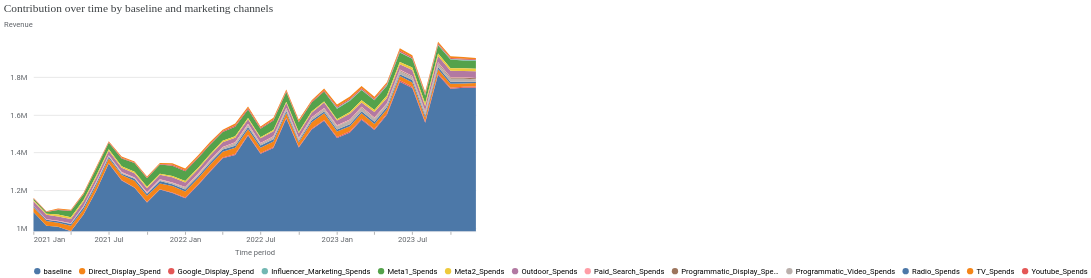
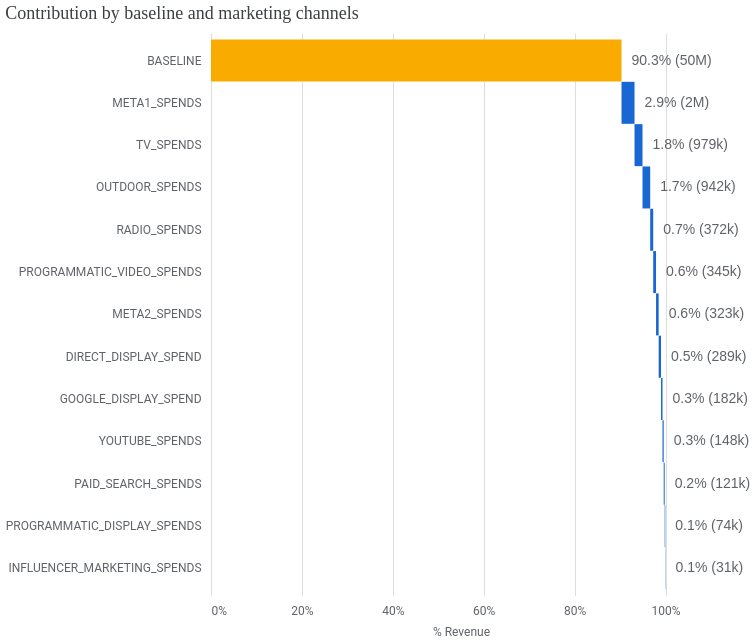

The notebook cell these images were saved under, in order:
### Code cell
# --- Contribution Over Time ---
if MERIDIAN_AVAILABLE:
    try:
        from meridian.analysis import visualizer

        media_summary = visualizer.MediaSummary(mmm)
        chart = media_summary.plot_channel_contribution_area_chart()
        chart.display()

        print("\n=== Contribution Waterfall ===")
        waterfall = media_summary.plot_contribution_waterfall_chart()
        waterfall.display()
    except Exception as e:
        print(f"Contribution error: {e}")
        import traceback; traceback.print_exc()
else:
    print("Contribution analysis requires a fitted model.")

### Figure 1 — Vega-Lite specification as saved in the notebook (floating-point values rounded to 4 significant figures; data arrays with more than 128 entries replaced by an {"elided": "..."} marker saying what was removed)
{"config": {"view": {"continuousWidth": 300, "continuousHeight": 300, "strokeOpacity": 0}, "axis": {"labelColor": "#5F6368", "labelFont": "Roboto", "labelFontSize": 12, "titleColor": "#5F6368", "titleFont": "Roboto", "titleFontSize": 12, "titleFontWeight": "normal", "titlePadding": 10}}, "data": {"name": "data-c88ed4ef3345571c28fa37b2c251473c"}, "mark": {"type": "area"}, "encoding": {"color": {"field": "channel", "legend": {"labelFont": "Roboto", "labelFontSize": 12, "orient": "bottom", "title": null}, "scale": {"domain": ["baseline", "Direct_Display_Spend", "Google_Display_Spend", "Influencer_Marketing_Spends", "Meta1_Spends", "Meta2_Spends", "Outdoor_Spends", "Paid_Search_Spends", "Programmatic_Display_Spends", "Programmatic_Video_Spends", "Radio_Spends", "TV_Spends", "Youtube_Spends"]}, "sort": ["baseline", "Direct_Display_Spend", "Google_Display_Spend", "Influencer_Marketing_Spends", "Meta1_Spends", "Meta2_Spends", "Outdoor_Spends", "Paid_Search_Spends", "Programmatic_Display_Spends", "Programmatic_Video_Spends", "Radio_Spends", "TV_Spends", "Youtube_Spends"], "type": "nominal"}, "order": {"field": "sort_channel", "sort": "descending", "type": "nominal"}, "tooltip": [{"field": "time", "format": "%Y-%m-%d", "type": "temporal"}, {"field": "channel", "type": "nominal"}, {"field": "incremental_outcome", "format": ",.2f", "type": "quantitative"}], "x": {"axis": {"domainColor": "#DADCE0", "format": "%Y %b", "grid": false, "tickCount": 8}, "field": "time", "title": "Time period", "type": "temporal"}, "y": {"axis": {"domain": false, "labelExpr": "replace(format(datum.value, '.3~s'), 'G', 'B')", "labelPadding": 10, "tickCount": 5, "ticks": false, "titleAlign": "left", "titleAngle": 0, "titleY": -20}, "field": "incremental_outcome", "scale": {"clamp": true, "domainMin": 981600.0}, "title": "Revenue", "type": "quantitative"}}, "title": {"text": "Contribution over time by baseline and marketing channels", "anchor": "start", "color": "#3C4043", "font": "Google Sans Display", "fontSize": 18, "fontWeight": "normal", "offset": 10}, "transform": [{"calculate": "indexof(['Direct_Display_Spend', 'Google_Display_Spend', 'Influencer_Marketing_Spends', 'Meta1_Spends', 'Meta2_Spends', 'Outdoor_Spends', 'Paid_Search_Spends', 'Programmatic_Display_Spends', 'Programmatic_Video_Spends', 'Radio_Spends', 'TV_Spends', 'Youtube_Spends', 'baseline'], datum.channel)", "as": "sort_channel"}], "width": 700, "$schema": "https://vega.github.io/schema/vega-lite/v6.1.0.json", "datasets": {"data-c88ed4ef3345571c28fa37b2c251473c": {"elided": "468 records"}}}

### Figure 2 — Vega-Lite specification as saved in the notebook (floating-point values rounded to 4 significant figures)
{"config": {"view": {"continuousWidth": 300, "continuousHeight": 300, "strokeOpacity": 0}, "axis": {"labelColor": "#5F6368", "labelFont": "Roboto", "labelFontSize": 12, "titleColor": "#5F6368", "titleFont": "Roboto", "titleFontSize": 12, "titleFontWeight": "normal", "titlePadding": 10}}, "layer": [{"mark": {"type": "bar", "size": 42}, "encoding": {"color": {"condition": {"test": "(datum.channel === 'BASELINE')", "value": "#F9AB00"}, "value": "#1967D2"}, "x": {"axis": {"domain": false, "format": "%", "labelPadding": 10, "tickCount": 5, "ticks": false}, "field": "prev_sum", "title": "% Revenue", "type": "quantitative"}, "x2": {"field": "sum_outcome"}, "y": {"axis": {"domain": false, "labelLimit": 0, "labelPadding": 10, "ticks": false}, "field": "channel", "scale": {"paddingOuter": 0.2}, "sort": null, "title": null, "type": "nominal"}}, "transform": [{"window": [{"op": "sum", "field": "pct_of_contribution", "as": "sum_outcome"}, {"op": "lead", "field": "channel", "as": "kwargs"}]}, {"calculate": "datum.sum_outcome - datum.pct_of_contribution", "as": "prev_sum"}, {"calculate": "datum.incremental_outcome < 0 ? datum.prev_sum : datum.sum_outcome", "as": "text_x"}]}, {"mark": {"type": "text", "align": "left", "color": "#5F6368", "dx": 10, "fontSize": 14}, "encoding": {"text": {"field": "outcome_text", "type": "nominal"}, "x": {"field": "text_x", "type": "quantitative"}, "y": {"axis": {"domain": false, "labelLimit": 0, "labelPadding": 10, "ticks": false}, "field": "channel", "scale": {"paddingOuter": 0.2}, "sort": null, "title": null, "type": "nominal"}}, "transform": [{"window": [{"op": "sum", "field": "pct_of_contribution", "as": "sum_outcome"}, {"op": "lead", "field": "channel", "as": "kwargs"}]}, {"calculate": "datum.sum_outcome - datum.pct_of_contribution", "as": "prev_sum"}, {"calculate": "datum.incremental_outcome < 0 ? datum.prev_sum : datum.sum_outcome", "as": "text_x"}]}], "data": {"name": "data-2490c7136625ab807932b6e4be1e53e6"}, "height": 562.8, "title": {"text": "Contribution by baseline and marketing channels", "anchor": "start", "color": "#3C4043", "font": "Google Sans Display", "fontSize": 18, "fontWeight": "normal", "offset": 10}, "width": 500, "$schema": "https://vega.github.io/schema/vega-lite/v6.1.0.json", "datasets": {"data-2490c7136625ab807932b6e4be1e53e6": [{"channel": "BASELINE", "incremental_outcome": 50330000.0, "pct_of_contribution": 0.9031, "outcome_text": "90.3% (50M)"}, {"channel": "META1_SPENDS", "incremental_outcome": 1595000.0, "pct_of_contribution": 0.02862, "outcome_text": "2.9% (2M)"}, {"channel": "TV_SPENDS", "incremental_outcome": 978600.0, "pct_of_contribution": 0.01756, "outcome_text": "1.8% (979k)"}, {"channel": "OUTDOOR_SPENDS", "incremental_outcome": 942200.0, "pct_of_contribution": 0.01691, "outcome_text": "1.7% (942k)"}, {"channel": "RADIO_SPENDS", "incremental_outcome": 371500.0, "pct_of_contribution": 0.006666, "outcome_text": "0.7% (372k)"}, {"channel": "PROGRAMMATIC_VIDEO_SPENDS", "incremental_outcome": 345300.0, "pct_of_contribution": 0.006196, "outcome_text": "0.6% (345k)"}, {"channel": "META2_SPENDS", "incremental_outcome": 322700.0, "pct_of_contribution": 0.005791, "outcome_text": "0.6% (323k)"}, {"channel": "DIRECT_DISPLAY_SPEND", "incremental_outcome": 288900.0, "pct_of_contribution": 0.005184, "outcome_text": "0.5% (289k)"}, {"channel": "GOOGLE_DISPLAY_SPEND", "incremental_outcome": 181500.0, "pct_of_contribution": 0.003257, "outcome_text": "0.3% (182k)"}, {"channel": "YOUTUBE_SPENDS", "incremental_outcome": 147900.0, "pct_of_contribution": 0.002653, "outcome_text": "0.3% (148k)"}, {"channel": "PAID_SEARCH_SPENDS", "incremental_outcome": 120600.0, "pct_of_contribution": 0.002164, "outcome_text": "0.2% (121k)"}, {"channel": "PROGRAMMATIC_DISPLAY_SPENDS", "incremental_outcome": 73630.0, "pct_of_contribution": 0.001321, "outcome_text": "0.1% (74k)"}, {"channel": "INFLUENCER_MARKETING_SPENDS", "incremental_outcome": 30700.0, "pct_of_contribution": 0.0005509, "outcome_text": "0.1% (31k)"}]}}
